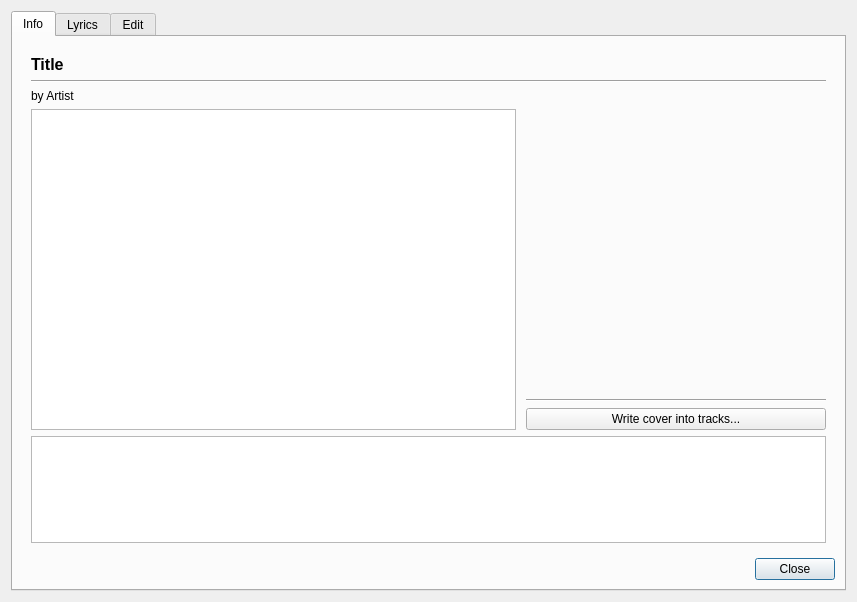
<?xml version="1.0" encoding="UTF-8"?>
<ui version="4.0">
 <class>InfoDialog</class>
 <widget class="QDialog" name="InfoDialog">
  <property name="geometry">
   <rect>
    <x>0</x>
    <y>0</y>
    <width>857</width>
    <height>602</height>
   </rect>
  </property>
  <property name="minimumSize">
   <size>
    <width>800</width>
    <height>600</height>
   </size>
  </property>
  <property name="windowTitle">
   <string>Info / Edit</string>
  </property>
  <property name="modal">
   <bool>true</bool>
  </property>
  <layout class="QGridLayout" name="gridLayout">
   <item row="1" column="1">
    <widget class="QTabWidget" name="tab_widget">
     <property name="focusPolicy">
      <enum>Qt::StrongFocus</enum>
     </property>
     <property name="currentIndex">
      <number>0</number>
     </property>
     <property name="usesScrollButtons">
      <bool>false</bool>
     </property>
     <property name="tabsClosable">
      <bool>false</bool>
     </property>
     <widget class="QWidget" name="tab_1">
      <attribute name="icon">
       <iconset resource="../Resources/Icons.qrc">
        <normaloff>:/Icons/info.svg.png</normaloff>:/Icons/info.svg.png</iconset>
      </attribute>
      <attribute name="title">
       <string notr="true">Info</string>
      </attribute>
      <layout class="QGridLayout" name="gridLayout_2">
       <property name="horizontalSpacing">
        <number>20</number>
       </property>
       <item row="6" column="1">
        <layout class="QHBoxLayout" name="horizontalLayout">
         <item>
          <spacer name="horizontalSpacer_3">
           <property name="orientation">
            <enum>Qt::Horizontal</enum>
           </property>
           <property name="sizeHint" stdset="0">
            <size>
             <width>40</width>
             <height>20</height>
            </size>
           </property>
          </spacer>
         </item>
         <item>
          <widget class="QPushButton" name="btn_close1">
           <property name="text">
            <string notr="true">Close</string>
           </property>
          </widget>
         </item>
        </layout>
       </item>
       <item row="4" column="1">
        <widget class="QWidget" name="ui_info_widget" native="true">
         <layout class="QGridLayout" name="gridLayout_4">
          <property name="horizontalSpacing">
           <number>10</number>
          </property>
          <item row="4" column="0">
           <widget class="QLabel" name="lab_subheader">
            <property name="sizePolicy">
             <sizepolicy hsizetype="MinimumExpanding" vsizetype="Maximum">
              <horstretch>0</horstretch>
              <verstretch>0</verstretch>
             </sizepolicy>
            </property>
            <property name="text">
             <string notr="true">by Artist</string>
            </property>
           </widget>
          </item>
          <item row="6" column="0" colspan="3">
           <widget class="QListWidget" name="list_paths">
            <property name="sizePolicy">
             <sizepolicy hsizetype="Preferred" vsizetype="Maximum">
              <horstretch>0</horstretch>
              <verstretch>1</verstretch>
             </sizepolicy>
            </property>
           </widget>
          </item>
          <item row="5" column="0">
           <widget class="QTableWidget" name="table_info">
            <property name="sizePolicy">
             <sizepolicy hsizetype="MinimumExpanding" vsizetype="MinimumExpanding">
              <horstretch>3</horstretch>
              <verstretch>3</verstretch>
             </sizepolicy>
            </property>
            <attribute name="horizontalHeaderVisible">
             <bool>false</bool>
            </attribute>
            <attribute name="horizontalHeaderStretchLastSection">
             <bool>true</bool>
            </attribute>
            <attribute name="verticalHeaderVisible">
             <bool>false</bool>
            </attribute>
           </widget>
          </item>
          <item row="5" column="1" colspan="2">
           <widget class="QWidget" name="widget" native="true">
            <property name="sizePolicy">
             <sizepolicy hsizetype="MinimumExpanding" vsizetype="Preferred">
              <horstretch>0</horstretch>
              <verstretch>0</verstretch>
             </sizepolicy>
            </property>
            <property name="minimumSize">
             <size>
              <width>300</width>
              <height>0</height>
             </size>
            </property>
            <layout class="QVBoxLayout" name="verticalLayout">
             <property name="leftMargin">
              <number>0</number>
             </property>
             <property name="topMargin">
              <number>0</number>
             </property>
             <property name="rightMargin">
              <number>0</number>
             </property>
             <property name="bottomMargin">
              <number>0</number>
             </property>
             <item>
              <widget class="CoverButton" name="btn_image">
               <property name="sizePolicy">
                <sizepolicy hsizetype="MinimumExpanding" vsizetype="MinimumExpanding">
                 <horstretch>0</horstretch>
                 <verstretch>0</verstretch>
                </sizepolicy>
               </property>
               <property name="focusPolicy">
                <enum>Qt::StrongFocus</enum>
               </property>
               <property name="text">
                <string notr="true"/>
               </property>
               <property name="flat">
                <bool>true</bool>
               </property>
              </widget>
             </item>
             <item>
              <widget class="Line" name="line_2">
               <property name="orientation">
                <enum>Qt::Horizontal</enum>
               </property>
              </widget>
             </item>
             <item>
              <widget class="QPushButton" name="btn_write_cover_to_tracks">
               <property name="text">
                <string notr="true">Write cover into tracks...</string>
               </property>
              </widget>
             </item>
            </layout>
           </widget>
          </item>
          <item row="1" column="0" colspan="3">
           <widget class="Line" name="line">
            <property name="orientation">
             <enum>Qt::Horizontal</enum>
            </property>
           </widget>
          </item>
          <item row="0" column="0" colspan="2">
           <widget class="QLabel" name="lab_title">
            <property name="sizePolicy">
             <sizepolicy hsizetype="MinimumExpanding" vsizetype="Maximum">
              <horstretch>0</horstretch>
              <verstretch>0</verstretch>
             </sizepolicy>
            </property>
            <property name="font">
             <font>
              <pointsize>12</pointsize>
              <weight>75</weight>
              <bold>true</bold>
             </font>
            </property>
            <property name="text">
             <string notr="true">Title</string>
            </property>
            <property name="wordWrap">
             <bool>true</bool>
            </property>
           </widget>
          </item>
         </layout>
        </widget>
       </item>
      </layout>
     </widget>
     <widget class="QWidget" name="tab_2">
      <attribute name="icon">
       <iconset resource="../Resources/Icons.qrc">
        <normaloff>:/Icons/lyrics.svg.png</normaloff>:/Icons/lyrics.svg.png</iconset>
      </attribute>
      <attribute name="title">
       <string notr="true">Lyrics</string>
      </attribute>
      <layout class="QGridLayout" name="gridLayout_3"/>
     </widget>
     <widget class="QWidget" name="tab_3">
      <attribute name="icon">
       <iconset resource="../Resources/Icons.qrc">
        <normaloff>:/Icons/edit.svg.png</normaloff>:/Icons/edit.svg.png</iconset>
      </attribute>
      <attribute name="title">
       <string notr="true">Edit</string>
      </attribute>
      <layout class="QGridLayout" name="gridLayout_8"/>
     </widget>
    </widget>
   </item>
  </layout>
 </widget>
 <customwidgets>
  <customwidget>
   <class>CoverButton</class>
   <extends>QPushButton</extends>
   <header>Gui/Covers/CoverButton.h</header>
  </customwidget>
 </customwidgets>
 <resources>
  <include location="../Resources/Icons.qrc"/>
 </resources>
 <connections>
  <connection>
   <sender>btn_close1</sender>
   <signal>clicked()</signal>
   <receiver>InfoDialog</receiver>
   <slot>close()</slot>
   <hints>
    <hint type="sourcelabel">
     <x>592</x>
     <y>360</y>
    </hint>
    <hint type="destinationlabel">
     <x>327</x>
     <y>196</y>
    </hint>
   </hints>
  </connection>
  <connection>
   <sender>btn_close1</sender>
   <signal>clicked()</signal>
   <receiver>InfoDialog</receiver>
   <slot>hide()</slot>
   <hints>
    <hint type="sourcelabel">
     <x>592</x>
     <y>360</y>
    </hint>
    <hint type="destinationlabel">
     <x>327</x>
     <y>196</y>
    </hint>
   </hints>
  </connection>
 </connections>
</ui>
